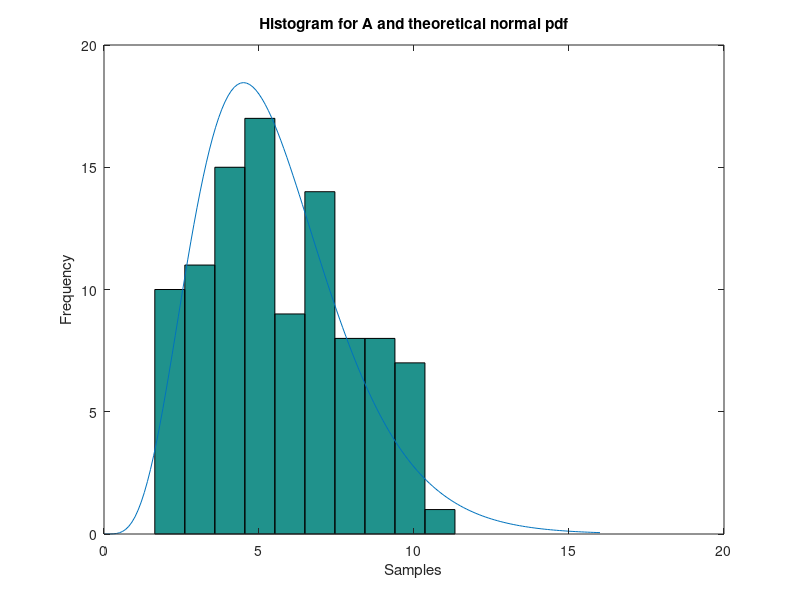

Source code (MATLAB):
%Gamma sampling
clear all;clc

% Sample code to find the maximum ratio c
pdfX = @(x) 32/(945*sqrt(pi)) .* x.^(4.5) .* exp(-x); % one-line function handle for f
pdfY = @(y) 1/5.5 * exp(-y/5.5); % one-line function handle for g
t = 0:0.01:8;
ratio = pdfX(t)./pdfY(t);
c = max(ratio); % find the maximum ratio

% figure % visualize the distributions
% plot(t,pdfX(t),'b-.');
% hold on
% plot(t,pdfY(t),'r');
% plot(t,c * pdfY(t),'r--','linewidth',2);
% legend('pdf of Gamma(3/2,1)', 'pdf of Exponential(3/2)', 'c \cdot pdf of Exponential(3/2)')
% hold off
count1 = 1000;
count2 = 100;
check = 0;
i = 0;
X = zeros(1,count2);
while(i <= count1)
    u1 = rand();
    u2 = rand();
    Y = -5.5*log(u1);
    check = check + 1;
    if(u2 <= (0.0743/sqrt(pi))*(Y.^4.5)*exp(-9*Y/11))
        i = i + 1;
        X(i) = Y;
        if(i>=count2)
            break;
        end
    end
end
accept_rate = i/check;

figure(1);
hist(X);
hold on
xn = 0:0.1:16;
yn = count2*pdfX(xn);
plot(xn,yn);
xlabel('Samples');
ylabel('Frequency');
title('Histogram for A and theoretical normal pdf');
